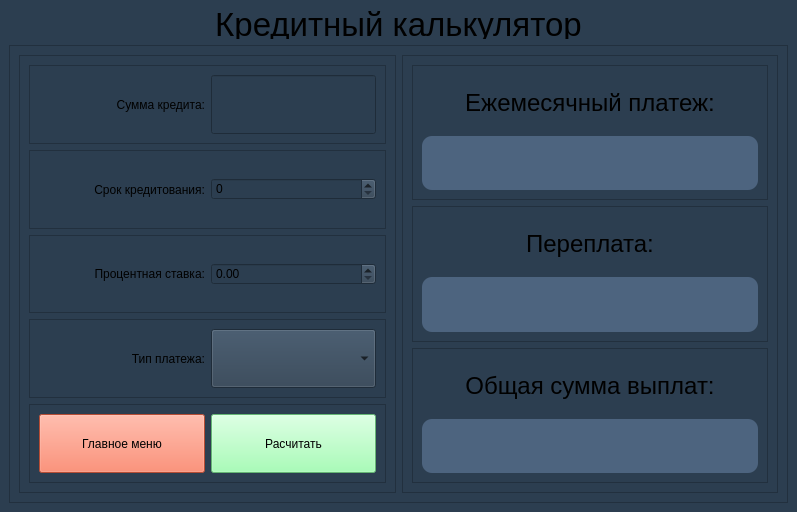
<?xml version="1.0" encoding="UTF-8"?>
<ui version="4.0">
 <class>LoanCalcWindow</class>
 <widget class="QMainWindow" name="LoanCalcWindow">
  <property name="geometry">
   <rect>
    <x>0</x>
    <y>0</y>
    <width>797</width>
    <height>512</height>
   </rect>
  </property>
  <property name="windowTitle">
   <string>MainWindow</string>
  </property>
  <widget class="QWidget" name="centralwidget">
   <property name="styleSheet">
    <string notr="true">QWidget {
background: rgb(44, 62, 80)

}</string>
   </property>
   <layout class="QVBoxLayout" name="verticalLayout">
    <item>
     <widget class="QLabel" name="titleLabel">
      <property name="maximumSize">
       <size>
        <width>16777215</width>
        <height>30</height>
       </size>
      </property>
      <property name="font">
       <font>
        <pointsize>25</pointsize>
       </font>
      </property>
      <property name="text">
       <string>Кредитный калькулятор</string>
      </property>
      <property name="alignment">
       <set>Qt::AlignCenter</set>
      </property>
     </widget>
    </item>
    <item>
     <widget class="QFrame" name="frame">
      <property name="frameShape">
       <enum>QFrame::StyledPanel</enum>
      </property>
      <property name="frameShadow">
       <enum>QFrame::Raised</enum>
      </property>
      <layout class="QHBoxLayout" name="horizontalLayout">
       <item>
        <widget class="QFrame" name="frame_2">
         <property name="frameShape">
          <enum>QFrame::StyledPanel</enum>
         </property>
         <property name="frameShadow">
          <enum>QFrame::Raised</enum>
         </property>
         <layout class="QVBoxLayout" name="verticalLayout_2">
          <item>
           <widget class="QFrame" name="frame_4">
            <property name="frameShape">
             <enum>QFrame::StyledPanel</enum>
            </property>
            <property name="frameShadow">
             <enum>QFrame::Raised</enum>
            </property>
            <layout class="QHBoxLayout" name="horizontalLayout_2">
             <item>
              <widget class="QLabel" name="loanAmountLabel">
               <property name="sizePolicy">
                <sizepolicy hsizetype="Minimum" vsizetype="Minimum">
                 <horstretch>0</horstretch>
                 <verstretch>0</verstretch>
                </sizepolicy>
               </property>
               <property name="text">
                <string>Сумма кредита:</string>
               </property>
               <property name="alignment">
                <set>Qt::AlignRight|Qt::AlignTrailing|Qt::AlignVCenter</set>
               </property>
              </widget>
             </item>
             <item>
              <widget class="QLineEdit" name="amountLineEdit">
               <property name="sizePolicy">
                <sizepolicy hsizetype="Minimum" vsizetype="Minimum">
                 <horstretch>0</horstretch>
                 <verstretch>0</verstretch>
                </sizepolicy>
               </property>
              </widget>
             </item>
            </layout>
           </widget>
          </item>
          <item>
           <widget class="QFrame" name="frame_5">
            <property name="frameShape">
             <enum>QFrame::StyledPanel</enum>
            </property>
            <property name="frameShadow">
             <enum>QFrame::Raised</enum>
            </property>
            <layout class="QHBoxLayout" name="horizontalLayout_3">
             <item>
              <widget class="QLabel" name="termLabel">
               <property name="text">
                <string>Срок кредитования:</string>
               </property>
               <property name="alignment">
                <set>Qt::AlignRight|Qt::AlignTrailing|Qt::AlignVCenter</set>
               </property>
              </widget>
             </item>
             <item>
              <widget class="QSpinBox" name="termSpinBox"/>
             </item>
            </layout>
           </widget>
          </item>
          <item>
           <widget class="QFrame" name="frame_6">
            <property name="frameShape">
             <enum>QFrame::StyledPanel</enum>
            </property>
            <property name="frameShadow">
             <enum>QFrame::Raised</enum>
            </property>
            <layout class="QHBoxLayout" name="horizontalLayout_4">
             <item>
              <widget class="QLabel" name="rateLabel">
               <property name="text">
                <string>Процентная ставка:</string>
               </property>
               <property name="alignment">
                <set>Qt::AlignRight|Qt::AlignTrailing|Qt::AlignVCenter</set>
               </property>
              </widget>
             </item>
             <item>
              <widget class="QDoubleSpinBox" name="rateSpinBox"/>
             </item>
            </layout>
           </widget>
          </item>
          <item>
           <widget class="QFrame" name="frame_7">
            <property name="frameShape">
             <enum>QFrame::StyledPanel</enum>
            </property>
            <property name="frameShadow">
             <enum>QFrame::Raised</enum>
            </property>
            <layout class="QHBoxLayout" name="horizontalLayout_5">
             <item>
              <widget class="QLabel" name="loanTypeLabel">
               <property name="text">
                <string>Тип платежа:</string>
               </property>
               <property name="alignment">
                <set>Qt::AlignRight|Qt::AlignTrailing|Qt::AlignVCenter</set>
               </property>
              </widget>
             </item>
             <item>
              <widget class="QComboBox" name="loanTypeCmBox">
               <property name="sizePolicy">
                <sizepolicy hsizetype="Preferred" vsizetype="Minimum">
                 <horstretch>0</horstretch>
                 <verstretch>0</verstretch>
                </sizepolicy>
               </property>
              </widget>
             </item>
            </layout>
           </widget>
          </item>
          <item>
           <widget class="QFrame" name="frame_8">
            <property name="frameShape">
             <enum>QFrame::StyledPanel</enum>
            </property>
            <property name="frameShadow">
             <enum>QFrame::Raised</enum>
            </property>
            <layout class="QHBoxLayout" name="horizontalLayout_6">
             <item>
              <widget class="QPushButton" name="goBackButton">
               <property name="sizePolicy">
                <sizepolicy hsizetype="Minimum" vsizetype="Minimum">
                 <horstretch>0</horstretch>
                 <verstretch>0</verstretch>
                </sizepolicy>
               </property>
               <property name="styleSheet">
                <string notr="true">QPushButton {
background: rgb(255, 108, 74)
}</string>
               </property>
               <property name="text">
                <string>Главное меню</string>
               </property>
              </widget>
             </item>
             <item>
              <widget class="QPushButton" name="loanCalcButton">
               <property name="sizePolicy">
                <sizepolicy hsizetype="Minimum" vsizetype="Minimum">
                 <horstretch>0</horstretch>
                 <verstretch>0</verstretch>
                </sizepolicy>
               </property>
               <property name="styleSheet">
                <string notr="true">QPushButton {
background: rgb(142, 255, 163)
}</string>
               </property>
               <property name="text">
                <string>Расчитать</string>
               </property>
              </widget>
             </item>
            </layout>
           </widget>
          </item>
         </layout>
        </widget>
       </item>
       <item>
        <widget class="QFrame" name="frame_3">
         <property name="frameShape">
          <enum>QFrame::StyledPanel</enum>
         </property>
         <property name="frameShadow">
          <enum>QFrame::Raised</enum>
         </property>
         <layout class="QVBoxLayout" name="verticalLayout_3">
          <item>
           <widget class="QFrame" name="frame_9">
            <property name="frameShape">
             <enum>QFrame::StyledPanel</enum>
            </property>
            <property name="frameShadow">
             <enum>QFrame::Raised</enum>
            </property>
            <layout class="QVBoxLayout" name="verticalLayout_4">
             <item>
              <widget class="QLabel" name="monthlyLabel">
               <property name="font">
                <font>
                 <pointsize>18</pointsize>
                </font>
               </property>
               <property name="text">
                <string>Ежемесячный платеж:</string>
               </property>
               <property name="alignment">
                <set>Qt::AlignCenter</set>
               </property>
              </widget>
             </item>
             <item>
              <widget class="QLabel" name="monthlyResultLabel">
               <property name="font">
                <font>
                 <pointsize>20</pointsize>
                </font>
               </property>
               <property name="styleSheet">
                <string notr="true">QLabel {
background: rgb(77, 100, 127);
border-radius: 10px;
color: rgb(0, 200, 0)
}</string>
               </property>
               <property name="text">
                <string/>
               </property>
               <property name="alignment">
                <set>Qt::AlignCenter</set>
               </property>
              </widget>
             </item>
            </layout>
           </widget>
          </item>
          <item>
           <widget class="QFrame" name="frame_10">
            <property name="frameShape">
             <enum>QFrame::StyledPanel</enum>
            </property>
            <property name="frameShadow">
             <enum>QFrame::Raised</enum>
            </property>
            <layout class="QVBoxLayout" name="verticalLayout_5">
             <item>
              <widget class="QLabel" name="overpaymentLabel">
               <property name="font">
                <font>
                 <pointsize>18</pointsize>
                </font>
               </property>
               <property name="text">
                <string>Переплата:</string>
               </property>
               <property name="alignment">
                <set>Qt::AlignCenter</set>
               </property>
              </widget>
             </item>
             <item>
              <widget class="QLabel" name="overpaymentResultLabel">
               <property name="font">
                <font>
                 <pointsize>20</pointsize>
                </font>
               </property>
               <property name="styleSheet">
                <string notr="true">QLabel {
background: rgb(77, 100, 127);
border-radius: 10px;
color: rgb(0, 200, 0)
}</string>
               </property>
               <property name="text">
                <string/>
               </property>
               <property name="alignment">
                <set>Qt::AlignCenter</set>
               </property>
              </widget>
             </item>
            </layout>
           </widget>
          </item>
          <item>
           <widget class="QFrame" name="frame_11">
            <property name="frameShape">
             <enum>QFrame::StyledPanel</enum>
            </property>
            <property name="frameShadow">
             <enum>QFrame::Raised</enum>
            </property>
            <layout class="QVBoxLayout" name="verticalLayout_6">
             <item>
              <widget class="QLabel" name="totalPaymentLabel">
               <property name="font">
                <font>
                 <pointsize>18</pointsize>
                </font>
               </property>
               <property name="text">
                <string>Общая сумма выплат:</string>
               </property>
               <property name="alignment">
                <set>Qt::AlignCenter</set>
               </property>
              </widget>
             </item>
             <item>
              <widget class="QLabel" name="totalPaymentResultLabel">
               <property name="font">
                <font>
                 <pointsize>20</pointsize>
                </font>
               </property>
               <property name="styleSheet">
                <string notr="true">QLabel {
background: rgb(77, 100, 127);
border-radius: 10px;
color: rgb(0, 200, 0)
}</string>
               </property>
               <property name="text">
                <string/>
               </property>
               <property name="alignment">
                <set>Qt::AlignCenter</set>
               </property>
              </widget>
             </item>
            </layout>
           </widget>
          </item>
         </layout>
        </widget>
       </item>
      </layout>
     </widget>
    </item>
   </layout>
  </widget>
 </widget>
 <resources/>
 <connections/>
</ui>
